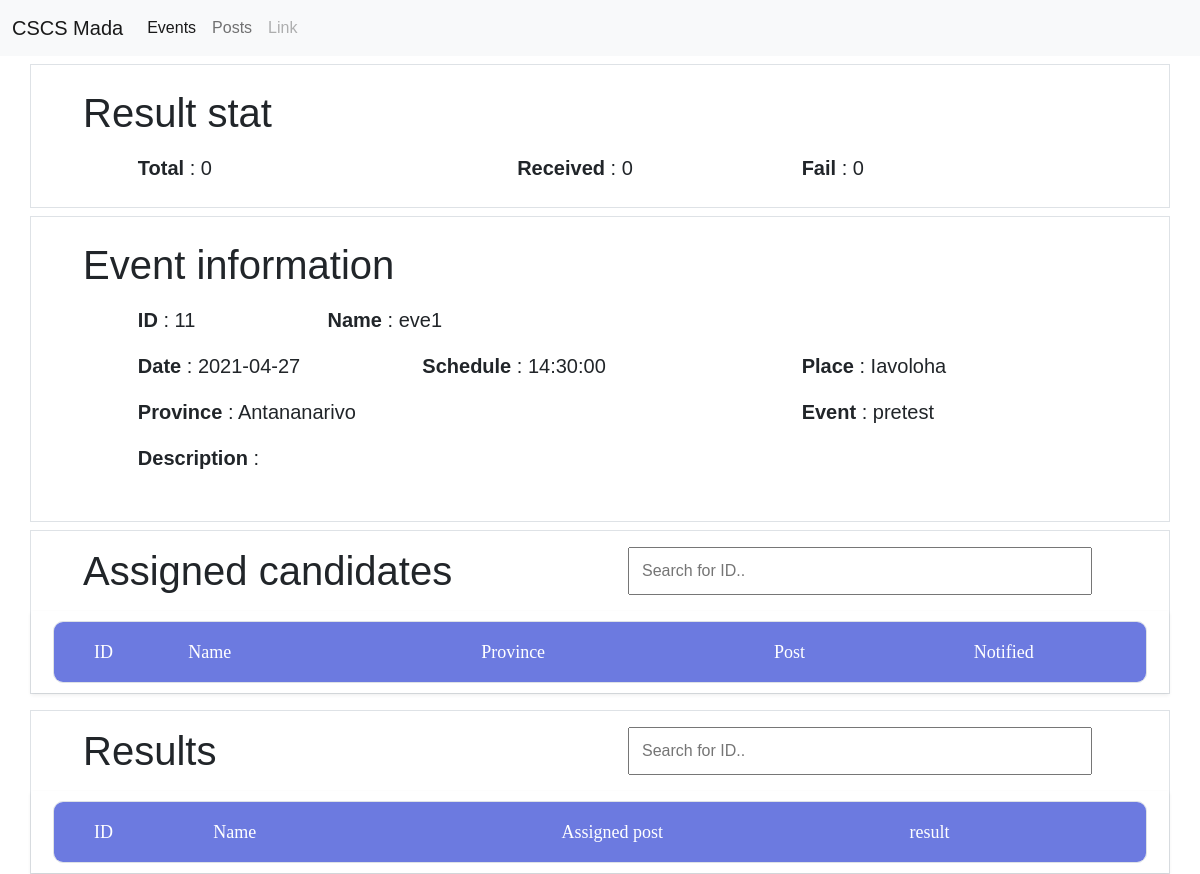
The page /index.php?candidate=event_card&event=11 on the database its author committed.
### tables this page shows
CREATE TABLE `events` (
  `id` int(10) unsigned NOT NULL AUTO_INCREMENT,
  `author` varchar(255) NOT NULL,
  `responsible` varchar(255) NOT NULL,
  `contact` varchar(13) NOT NULL,
  `names` varchar(50) NOT NULL,
  `events` varchar(15) NOT NULL,
  `method` varchar(15) NOT NULL,
  `province` varchar(30) NOT NULL,
  `place` varchar(255) NOT NULL,
  `dates` date NOT NULL,
  `schedule` time NOT NULL,
  `descriptions` mediumtext NOT NULL,
  `stat` tinyint(1) NOT NULL DEFAULT 0,
  PRIMARY KEY (`id`)
);

### Inc/Model/Connection.php (called while the page is built, shortened)
<?php
class Connection
{
    public $pdo;
    private $table;
    public function init_connection($table, $fillable)
    {
        try {
            $this->pdo = new PDO('mysql:host=81.19.215.12;dbname=cscsmada_v2;charset=utf8', 'cscsmada', '40%YTPIfyg@8c8');
            $this->pdo->setAttribute(PDO::ATTR_ERRMODE, PDO::ERRMODE_EXCEPTION);
            $this->table = $table;
        } catch (Exception $e) {
            die('Erreur : ' . $e->getMessage());
        }
    }
    public function _id($id)
    {
        try {
            $query = 'SELECT * FROM ' . $this->table . ' WHERE id = ?';
            $req = $this->pdo->prepare($query);
            $req->execute(array($id));
            $data = $this->fetch_resultSet($req);
            return $data;
        } catch (Exception $e) {
            die('Erreur : ' . $e->getMessage());
        }
        return null;
    }
    public function fetch_resultSet($reponse)
    {
        $i = 0;
        while ($donnees = $reponse->fetch()) {
            $data[$i] = $donnees;
            $i++;
        }
        if (isset($data)) {
            return $data;
        }
        return null;
    }
}

### Inc/Controller/Result_Controller.php (called while the page is built, shortened)
<?php
require_once(dirname(__FILE__) . '/../Model/Result.php');
require_once(dirname(__FILE__) . '/../Controller/Event_Controller.php');
class Result_Controller
{
    private $result;
    public function __construct()
    {
        $this->result = new Result;
    }
    public function get_event_result_success($event)
    {
        return $this->result->result_success($event)[0];
    }
    public function get_event_result_fail($event)
    {
        return $this->result->result_fail($event)[0];
    }
    public function count_candidate($event)
    {
        return $this->result->total_candidate_per_event($event)[0];
    }
}

### Inc/Model/Result.php (called while the page is built, shortened)
<?php
require_once(dirname(__FILE__) . '/Connection.php');
class Result extends Connection
{
    public function result_success($event)
    {
        try {
            $req = $this->pdo->prepare('SELECT result , COUNT(*) FROM results_view WHERE events = ? AND result = 1');
            $req->execute(array($event));
            return $this->fetch_resultSet($req);
        } catch (Exception $e) {
            die('Erreur : ' . $e->getMessage());
        }
    }
    public function result_fail($event)
    {
        try {
            $req = $this->pdo->prepare('SELECT result , COUNT(*) FROM results_view WHERE events = ? AND result = 0');
            $req->execute(array($event));
            return $this->fetch_resultSet($req);
        } catch (Exception $e) {
            die('Erreur : ' . $e->getMessage());
        }
    }
    public function total_candidate_per_event($event)
    {
        try {
            $req = $this->pdo->prepare('SELECT COUNT(*) FROM test_candidate_assignment WHERE events = ?');
            $req->execute(array($event));
            return $this->fetch_resultSet($req);
        } catch (Exception $e) {
            die('Erreur : ' . $e->getMessage());
        }
    }
}

### Inc/Controller/Event_Controller.php (called while the page is built, shortened)
<?php
class Event_Controller
{
    private $event;
    public function __construct()
    {
        $this->event = new Event;
    }
    public function get_event_by_id($id)
    {
        return $this->event->_id($id)[0];
    }
}

### Pages/Backend/Candidate/event-card.php (the view, shortened to what this page needs)
<link rel="stylesheet" type="text/css" href="Assets/Vendor/animate/animate.css">
<link rel="stylesheet" type="text/css" href="Assets/Vendor/select2/select2.min.css">
<link rel="stylesheet" type="text/css" href="Assets/Vendor/perfect-scrollbar/perfect-scrollbar.css">
<link rel="stylesheet" href="https://cdn.jsdelivr.net/npm/bootstrap-icons@1.4.1/font/bootstrap-icons.css">
<link rel="stylesheet" href="Assets/Styles/table.css">
<div class="container">
    <div class="row mt-2 border ">
        <h1 class="col-md-12 mt-4" style="margin-left: 40px;">Result stat</h1>
        <div class="container mb-4" style="font-size: 20px;">
            <div class="row mt-3">
                <div class="col-md-4 offset-md-1">
                    <p> <B>Total</B> : <?php echo (isset($total[0]) ? $total[0] : '0') ?> </p>
                </div>
                <div class="col-md-3">
                    <p> <B>Received</B> : <?php echo (isset($success[0]) ? $success[0] : 0) ?> </p>
                </div>
                <div class="col-md-3 ">
                    <p> <B>Fail</B> : <?php echo (isset($fail[0]) ? $fail[0] : 0) ?> </p>
                </div>
            </div>
        </div>
    </div>
    <div class="row mt-2 border">
        <h1 class="col-md-12 mt-4" style="margin-left: 40px;">Event information</h1>
        <div class="container mb-5" style="font-size: 20px;">
            <div class="row mt-3">
                <div class="col-md-2 offset-md-1">
                    <p> <B>ID</B> : <?= $event['id'] ?></p>
                </div>
                <div class="col-md-2">
                    <p> <B>Name</B> : <?= $event['names'] ?></p>
                </div>
            </div>
            <div class="row mt-3">
                <div class="col-md-3 offset-md-1">
                    <p> <B>Date</B> : <?= $event['dates'] ?></p>
                </div>
                <div class="col-md-4">
                    <p> <B>Schedule</B> : <?= $event['schedule'] ?></p>
                </div>
                <div class="col-md-2">
                    <p> <B>Place</B> : <?= $event['place'] ?></p>
                </div>
            </div>
            <div class="row mt-3">
                <div class="col-md-4 offset-md-1">
                    <p> <B>Province</B> : <?= $event['province'] ?></p>
                </div>
                <div class="col-md-3 offset-md-3">
                    <p> <B>Event</B> : <?= $event['events'] ?></p>
                </div>
            </div>
            <div class="row mt-3">
                <div class="col-md-11 offset-md-1">
                    <p> <B>Description</B> : <?= $event['descriptions'] ?></p>
                </div>
            </div>
        </div>
    </div>
    <div class="row mt-2 mb-3 border">
        <div class="row">
            <h1 class="col-md-6 mt-3" style="margin-left: 40px;">Assigned candidates</h1>
            <input class="col-md-5 mt-3" type="text" id="assigned_id_input" onkeyup="assigned_search()" placeholder="Search for ID..">
        </div>
        <div class="container shadow-sm mt-3" style="font-size: 20px;">
            <div class="limiter">
                <div class="container-table100">
                    <div class="wrap-table100">
                        <div class="table100 border ver1 m-b-110">
                            <div class="table100-head">
                                <table>
                                    <thead>
                                        <tr class="row100 head">
                                            <th class="cell100 column1">ID</th>
                                            <th class="cell100 column2">Name</th>
                                            <th class="cell100 column3">Province</th>
                                            <th class="cell100 column4">Post</th>
                                            <th class="cell100 column5">Notified</th>
                                        </tr>
                                    </thead>
                                </table>
                            </div>
                        </div>
                    </div>
                </div>
            </div>
        </div>
    </div>
    <div class="row mt-2 mb-3 border">
        <div class="row">
            <h1 class="col-md-6 mt-3" style="margin-left: 40px;">Results</h1>
            <input class="col-md-5 mt-3" type="text" id="result_id_input" onkeyup="result_search()" placeholder="Search for ID..">
        </div>
        <div class="container shadow-sm mt-3" style="font-size: 20px;">
            <div class="limiter">
                <div class="container-table100">
                    <div class="wrap-table100">
                        <div class="table100 border ver1 m-b-110">
                            <div class="table100-head">
                                <table>
                                    <thead>
                                        <tr class="row100 head">
                                            <th class="cell100 column1">ID</th>
                                            <th class="cell100 column2">Name</th>
                                            <th class="cell100 column3">Assigned post</th>
                                            <th class="cell100 column4">result</th>
                                        </tr>
                                    </thead>
                                </table>
                            </div>
                        </div>
                    </div>
                </div>
            </div>
        </div>
    </div>
</div>
<?php require('template.php'); ?>

### Assets/Styles/table.css (style rules this page uses)
* { box-sizing: border-box; }
body, html { height: 100%; font-family: sans-serif; }
h1, h2, h3, h4, h5, h6 { margin: 0px; }
p { margin: 0px; }
.limiter { width: 100%; margin: 0 auto; }
.container-table100 { width: 100%; min-height: auto; background: #fff; display: -webkit-box; display: -webkit-flex; display: -moz-box; display: -ms-flexbox; display: flex; flex-wrap: wrap; padding: 10px; }
.wrap-table100 { width: 1170px; }
.table100 { background-color: #fff; }
table { width: 100%; }
th, td { font-weight: unset; padding-right: 0px; }
.column1 { width: 10%; padding-left: 40px; }
.column2 { width: 22%; }
.column3 { width: 22%; }
.column4 { width: 15%; }
.column5 { width: 13%; }
.table100-head th { padding-top: 18px; padding-bottom: 18px; }
.table100 { position: relative; padding-top: 60px; }
.table100-head { position: absolute; width: 100%; top: 0; left: 0; }
.table100.ver1 th { font-family: Lato-Bold; font-size: 18px; color: #fff; line-height: 1.4; background-color: #6c7ae0; }
.table100.ver1 { border-radius: 10px; overflow: hidden; }

### rows shown on the page
events: id "11", names "eve1", dates "2021-04-27", schedule "14:30:00", place "Iavoloha", province "Antananarivo", events "pretest"

### other values the page prints
$total[0] "0"
